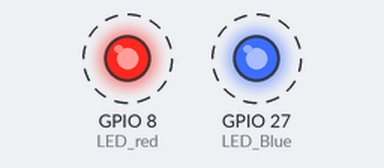
A sketch run on a simulated ESP32. Parts: output pins drawn as LEDs (lit = HIGH). Dashed ring = blinking. What the sketch prints to the serial monitor is not drawn.

Above: at 0.5 s.
Timing chart, 0 to 4.6 s (numbered marks = the images above):
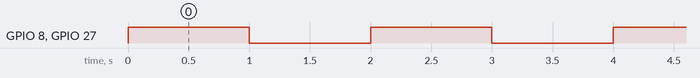

The sketch:

Blink_Test.ino
```cpp
#define LED_Blue 27 //2
#define LED_red 8
void setup() {
 // initialize digital pin LED_BUILTSIN as an output.
  Serial.begin(115200);
  pinMode(LED_Blue, OUTPUT);
  pinMode(LED_red, OUTPUT);
}

// the loop function runs over and over again forever
void loop() {
  digitalWrite(LED_Blue, HIGH);
  digitalWrite(LED_red, HIGH);
  Serial.println("turn on");
  delay(1000);
  digitalWrite(LED_red, LOW);
  digitalWrite(LED_Blue, LOW);
  Serial.println("turn off");
  delay(1000);
}
```

Measured:
- by itself, GPIO 8 (LED_red), GPIO 27 (LED_Blue): alternates HIGH for 1.0 s and LOW for 1.0 s
